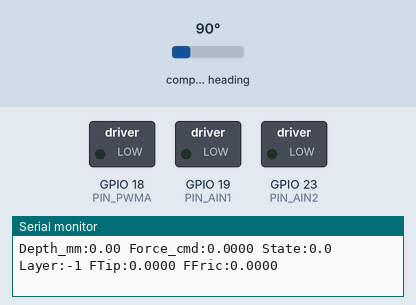
A sketch run on a simulated ESP32. Shown: switched loads named in the sketch (green lamp = pin HIGH), the last lines printed to the serial monitor. Wiring (inferred from the names in the program): AS5600 angle sensor at I2C address 0x36. The test bench sets the inputs (shaded band); at power-on: compass heading 90°.

Above: at 5.7 s.
5.8 s: compass heading set to 180°
At 7.0 s:
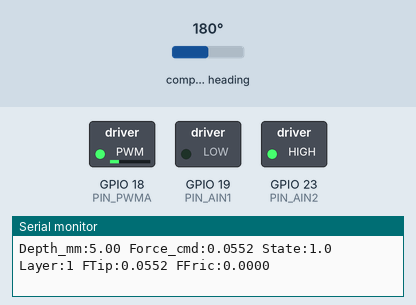
7.3 s: compass heading set to 269°
At 8.2 s:
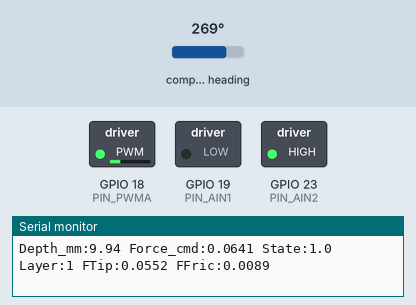
8.8 s: compass heading set to 46°
At 9.4 s:
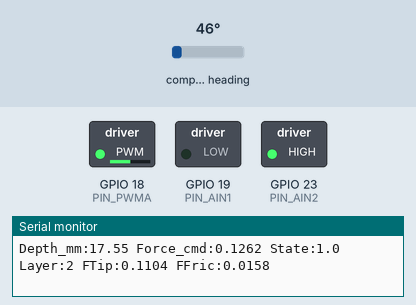
10.3 s: compass heading set to 7°
At 11.5 s:
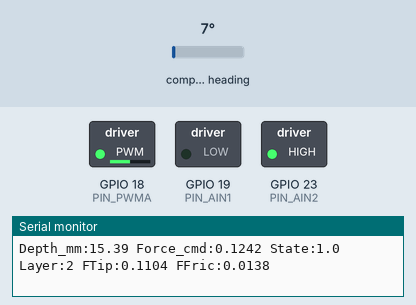
11.8 s: compass heading set to 54°
At 12.8 s:
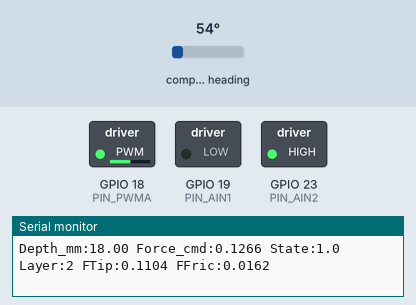
Timing chart, 0 to 14.3 s (numbered marks = the images above; inputs shaded):
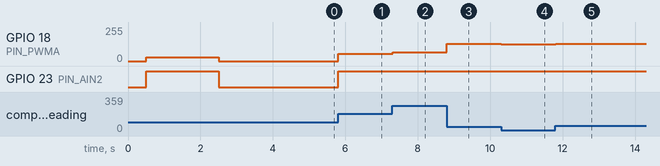

The sketch:

virtual-wall32.ino
```cpp
// ============================================================
// Needle Insertion Haptic Simulation – ESP32 + Haptic Knob
//
// Force model based on:
//   Okamura, Simone & O'Leary (2004)
//     "Force modeling for needle insertion into soft tissue"
//     IEEE Trans. Biomedical Eng. 51(10), pp. 1707–1716
//
//   Contact model: Mahvash & Dupont (2010)
//     Nonlinear spring + Maxwell viscoelastic branch
//     f_tip = a2·δ² + a1·δ + K(δ)·δ_k
//
// Total axial force:  f = f_stiffness + f_cutting + f_friction
// Phases: Pre-rupture → Rupture (pop) → Cutting → Relaxation
// Multi-layer: Skin → Fat → Muscle, each with own parameters
// ============================================================

#include <Arduino.h>
#include "knob.h"

// ==================== UNIT CONVERSION ====================
// 1 full knob rotation (360 deg) maps to 20 mm needle depth
const float DEG_TO_MM = 20.0f / 360.0f;

// ==================== TISSUE LAYER MODEL ====================
struct TissueLayer {
  float depthStartMm;    // cumulative depth where this layer begins
  float thicknessMm;     // layer thickness (mm)

  // Mahvash-Dupont contact model (pre-rupture stiffness)
  //   f_tip = a2·δ² + a1·δ + K(δ)·δ_k
  float a1;              // linear stiffness coefficient
  float a2;              // quadratic stiffness coefficient
  float Kprime;          // Maxwell spring factor: K(δ) = K'·δ
  float tau;             // viscoelastic time constant (s): τ = D'/K'

  // Fracture thresholds
  float Fr;              // rupture force (triggers puncture "pop")
  float Fc;              // cutting force (constant, post-rupture)

  // Runtime state (reset on extraction)
  bool  punctured;
  float deltaK;          // Maxwell damper internal displacement
  float integDeltaK;     // integral of δ_k for Euler update
};

#define NUM_LAYERS 3

TissueLayer layers[NUM_LAYERS] = {
  //                start  thick   a1      a2      K'      τ       Fr     Fc
  /* Skin   */  {   0.0f,  2.0f,  0.08f,  0.12f,  0.20f,  0.04f,  0.55f, 0.08f,  false, 0, 0 },
  /* Fat    */  {   2.0f,  8.0f,  0.012f, 0.002f, 0.03f,  0.10f,  0.22f, 0.06f,  false, 0, 0 },
  /* Muscle */  {  10.0f, 25.0f,  0.018f, 0.004f, 0.06f,  0.06f,  0.35f, 0.12f,  false, 0, 0 },
};

// ==================== SHAFT FRICTION (Coulomb + Viscous) ====================
// Friction increases with insertion depth (more shaft-tissue contact area)
const float MU_SHAFT     = 0.003f;    // Coulomb friction per mm of depth
const float B_VISCOUS    = 0.0015f;   // viscous friction coefficient
const float STICTION_F   = 0.025f;    // static friction (stiction) threshold

// ==================== GLOBAL STATE ====================
float surfaceAngleStartUnwrapped = 0.0f;
bool  isCalibrated = false;

// ==================== CONTACT MODEL ====================
// Mahvash-Dupont discrete update:
//   δ_k(n+1) = [ δ(n+1) − (1/τ)·∫δ_k ] / (1 + Ts/τ)
//   f_tip    = a2·δ² + a1·δ + K'·δ·δ_k
float computeContactForce(TissueLayer& L, float delta, float dt) {
  if (delta <= 0.0f) {
    L.deltaK = 0.0f;
    L.integDeltaK = 0.0f;
    return 0.0f;
  }

  float ratio = dt / L.tau;
  L.deltaK = (delta - L.integDeltaK / L.tau) / (1.0f + ratio);
  L.integDeltaK += L.deltaK * dt;

  float f = L.a2 * delta * delta
          + L.a1 * delta
          + L.Kprime * delta * L.deltaK;

  return (f > 0.0f) ? f : 0.0f;
}

// ==================== FIND ACTIVE LAYER ====================
int findLayerIndex(float depthMm) {
  for (int i = NUM_LAYERS - 1; i >= 0; i--) {
    if (depthMm >= layers[i].depthStartMm) return i;
  }
  return -1;
}

// ==================== RESET ALL LAYERS ====================
void resetLayers() {
  for (int i = 0; i < NUM_LAYERS; i++) {
    layers[i].punctured    = false;
    layers[i].deltaK       = 0.0f;
    layers[i].integDeltaK  = 0.0f;
  }
}

// ==================== SETUP ====================
void setup() {
  Serial.begin(115200);
  delay(500);

  knob_init();

  Serial.println("=== Needle Insertion Simulation ===");
  Serial.println("Model: Okamura (2004) + Mahvash-Dupont contact");
  Serial.println("Layers: Skin / Fat / Muscle");

  delay(2000);

  float dump1, unwrapped, dump2;
  knob_get_status(&dump1, &unwrapped, &dump2);
  surfaceAngleStartUnwrapped = unwrapped;
  isCalibrated = true;
  resetLayers();

  Serial.print("Surface calibrated at: ");
  Serial.println(surfaceAngleStartUnwrapped, 1);
}

// ==================== MAIN LOOP ====================
void loop() {
  if (!isCalibrated) return;

  // ---- Read sensor ----
  float angleWrapped, angleUnwrapped, velocity;
  knob_get_status(&angleWrapped, &angleUnwrapped, &velocity);

  float depth_deg = angleUnwrapped - surfaceAngleStartUnwrapped;
  float depth_mm  = depth_deg * DEG_TO_MM;
  float vel_mm    = velocity  * DEG_TO_MM;     // mm/s
  const float dt  = 0.005f;                     // ~200 Hz

  float f_tip     = 0.0f;
  float f_friction = 0.0f;
  int   stateId   = 0;   // 0 = AIR, 1 = DEFORM (pre-rupture), 2 = CUT
  int   layerIdx  = -1;

  if (depth_mm <= 0.0f) {
    // ======== AIR ========
    stateId = 0;
    resetLayers();

  } else {
    // ======== INSIDE TISSUE ========
    layerIdx = findLayerIndex(depth_mm);
    if (layerIdx < 0) layerIdx = 0;
    TissueLayer& L = layers[layerIdx];

    float localDepth = depth_mm - L.depthStartMm;

    if (L.punctured) {
      // ---- CUTTING PHASE (Phase III) ----
      // Constant tip force: Fc = Rf · wc (fracture toughness × crack width)
      stateId = 2;
      f_tip = L.Fc;

      // Viscoelastic relaxation: when velocity ≈ 0, cutting force decays
      if (fabsf(vel_mm) < 0.3f) {
        float relaxFactor = 0.92f;   // per-sample decay
        f_tip *= relaxFactor;
      }

    } else {
      // ---- DEFORMATION PHASE (Phase I) ----
      // Nonlinear viscoelastic contact model
      stateId = 1;
      f_tip = computeContactForce(L, localDepth, dt);

      // ---- RUPTURE CHECK (Phase II) ----
      // Force drop: Fr → Fc ("pop-through" effect)
      if (f_tip >= L.Fr) {
        L.punctured = true;
        f_tip = L.Fc;
        stateId = 2;
        L.deltaK      = 0.0f;
        L.integDeltaK = 0.0f;
      }
    }

    // ---- SHAFT FRICTION (along entire inserted length) ----
    // Coulomb friction proportional to contact area (≈ depth)
    // Viscous friction proportional to velocity
    float f_coulomb = MU_SHAFT * depth_mm;
    float f_viscous = B_VISCOUS * vel_mm;

    if (fabsf(vel_mm) > 0.5f) {
      // Dynamic friction: Coulomb + viscous, direction opposes velocity
      f_friction = f_coulomb + fabsf(f_viscous);
      if (vel_mm < 0.0f) f_friction = -f_friction;  // extraction direction
    } else {
      // Stiction zone: small resistive force
      f_friction = (f_coulomb < STICTION_F) ? 0.0f : f_coulomb * 0.3f;
    }
  }

  // ---- TOTAL HAPTIC OUTPUT ----
  // Reaction force opposes user motion (negative of computed force)
  float motor_output = -(f_tip + f_friction);

  if (motor_output >  1.0f) motor_output =  1.0f;
  if (motor_output < -1.0f) motor_output = -1.0f;

  knob_set_torque(motor_output);

  // ---- SERIAL OUTPUT (for visualization) ----
  static unsigned long lastPrint = 0;
  if (millis() - lastPrint > 50) {
    lastPrint = millis();
    // Format: Depth_mm:X Force_cmd:Y State:Z Layer:W FTip:A FFric:B
    Serial.print("Depth_mm:");  Serial.print(depth_mm, 2);
    Serial.print(" Force_cmd:"); Serial.print(fabsf(motor_output), 4);
    Serial.print(" State:");     Serial.print(stateId * 0.5f, 1);
    Serial.print(" Layer:");     Serial.print(layerIdx);
    Serial.print(" FTip:");      Serial.print(f_tip, 4);
    Serial.print(" FFric:");     Serial.println(f_friction, 4);
  }

  delay(2);
}
```

knob.cpp
```cpp
#include "knob.h"
#include <Wire.h>
#include <math.h>

// ====== FIXED HARDWARE PINS ======

// ===== MOTOR DRIVER =====
static const uint8_t PIN_PWMA = 18;   // PWM → IO18
static const uint8_t PIN_AIN1 = 19;   // DIR1
static const uint8_t PIN_AIN2 = 23;   // DIR2

// ===== I2C AS5600 =====
static const uint8_t PIN_SDA  = 21;   // SDA
static const uint8_t PIN_SCL  = 22;   // SCL

// ====== AS5600 registers ======
static const byte AS5600_ADDR      = 0x36;
static const byte AS5600_RAW_ANGLE = 0x0C; // high byte, low byte at 0x0D

// ====== Encoder state ======
static uint16_t      g_lastRaw     = 0;
static int32_t       g_accumCounts = 0;      // multi-turn count (for logging)
static unsigned long g_lastMicros  = 0;

static const float COUNTS_TO_DEG = 360.0f / 4096.0f;

// ====== Virtual wall parameters ======
static float g_wallCenterDeg    = 180.0f;  // default center
static float g_wallHalfWidthDeg = 40.0f;   // default ±40° free region
static float g_wallKp           = 0.02f;   // spring strength (cmd / deg)
static float g_wallKd           = 0.002f;  // damping on velocity (cmd / (deg/s))
static float g_wallFriction     = 0.0005f; // viscous friction inside window

// Debug print throttle
static unsigned long g_lastPrintMs = 0;

// ====== Homing parameters ======
static const float HOME_TARGET_DEG   = 180.0f; // where we want to end up
static const float HOME_ANGLE_TOL    = 5.0f;   // deg
static const float HOME_VEL_TOL      = 5.0f;   // deg/s
static const float HOME_KP           = -0.001f; // tuned for your current sign convention (negative)
static const float HOME_MAX_CMD      = 0.03f;   // max |cmd|
static const unsigned long HOME_MAX_MS = 2000;// max homing duration

// ---------- internal helpers ----------

// Read raw 12-bit angle from AS5600
static uint16_t knob_read_raw_angle(void)
{
    Wire.beginTransmission(AS5600_ADDR);
    Wire.write(AS5600_RAW_ANGLE);
    Wire.endTransmission();

    Wire.requestFrom(AS5600_ADDR, (uint8_t)2);
    if (Wire.available() < 2) {
        // fallback: return last good value
        return g_lastRaw;
    }

    uint8_t highByte = Wire.read();
    uint8_t lowByte  = Wire.read();

    uint16_t raw = ((uint16_t)highByte << 8) | lowByte;
    raw &= 0x0FFF;   // 12-bit
    return raw;
}

// cmd in [-1,1], sign = direction, magnitude = PWM fraction
static void knob_drive_motor_command(float cmd)
{
    // clamp
    if (cmd >  1.0f) cmd =  1.0f;
    if (cmd < -1.0f) cmd = -1.0f;

    // deadband: small torque -> stop motor
    if (fabsf(cmd) < 0.02f) {
        digitalWrite(PIN_AIN1, LOW);
        digitalWrite(PIN_AIN2, LOW);
        analogWrite(PIN_PWMA, 0);
        return;
    }

    int pwm = (int)(fabsf(cmd) * 1023.0f);
    if (pwm > 1023) pwm = 1023;

    if (cmd > 0.0f) {
        digitalWrite(PIN_AIN1, HIGH);
        digitalWrite(PIN_AIN2, LOW);
    } else {
        digitalWrite(PIN_AIN1, LOW);
        digitalWrite(PIN_AIN2, HIGH);
    }

    analogWrite(PIN_PWMA, pwm);
}

// Shortest signed difference between angles in degrees: (-180, 180]
static float shortest_deg_diff(float targetDeg, float currentDeg)
{
    float d = targetDeg - currentDeg;
    while (d > 180.0f)  d -= 360.0f;
    while (d < -180.0f) d += 360.0f;
    return d;
}

// Shared encoder step: compute raw, dt, delta, unwrapped angle, velocity.
static void knob_step_encoder(uint16_t* rawOut,
                              float*    angleWrappedDegOut,
                              float*    angleUnwrappedDegOut,
                              float*    velDegPerSecOut)
{
    // 1) Read encoder
    uint16_t raw = knob_read_raw_angle();

    // 2) Time step (seconds)
    unsigned long nowUs = micros();
    float dt = (nowUs - g_lastMicros) / 1e6f;
    if (dt <= 0.0f || dt > 0.1f) {   // guard against weird dt
        dt = 0.01f;
    }
    g_lastMicros = nowUs;

    // 3) Flip-safe delta in counts (signed, -2048..+2047)
    int16_t delta = (int16_t)((raw - g_lastRaw + 2048) & 0x0FFF) - 2048;
    g_lastRaw = raw;

    // 4) Accumulate multi-turn counts & compute angle / velocity
    g_accumCounts += delta;  // can grow positive or negative (for plotting)

    float angle_wrapped_deg   = raw           * COUNTS_TO_DEG;   // 0..360-ish
    float angle_unwrapped_deg = g_accumCounts * COUNTS_TO_DEG;   // multi-turn
    float vel_deg_s           = delta         * COUNTS_TO_DEG / dt;

    if (rawOut)               *rawOut               = raw;
    if (angleWrappedDegOut)   *angleWrappedDegOut   = angle_wrapped_deg;
    if (angleUnwrappedDegOut) *angleUnwrappedDegOut = angle_unwrapped_deg;
    if (velDegPerSecOut)      *velDegPerSecOut      = vel_deg_s;
}

// Simple homing routine: gently move knob toward HOME_TARGET_DEG.
static void knob_home_to_center(void)
{
    Serial.println("Homing to ~center...");

    unsigned long startMs = millis();

    while (millis() - startMs < HOME_MAX_MS) {
        uint16_t raw;
        float angleWrappedDeg;
        float angleUnwrappedDeg;
        float velDegPerSec;

        knob_step_encoder(&raw, &angleWrappedDeg, &angleUnwrappedDeg, &velDegPerSec);

        float errDeg = shortest_deg_diff(HOME_TARGET_DEG, angleWrappedDeg);

        // Check if we're close enough and not moving much
        if (fabsf(errDeg) < HOME_ANGLE_TOL && fabsf(velDegPerSec) < HOME_VEL_TOL) {
            break;
        }

        // PD control toward center (note: HOME_KP, HOME_KD are negative to match your current wiring)
        float cmd = HOME_KP * errDeg;

        // Clamp homing command
        if (cmd >  HOME_MAX_CMD) cmd =  HOME_MAX_CMD;
        if (cmd < -HOME_MAX_CMD) cmd = -HOME_MAX_CMD;

        knob_drive_motor_command(cmd);

        delay(5); // ~200 Hz
    }

    // Stop motor at end of homing
    knob_drive_motor_command(0.0f);

    Serial.println("Homing done.");
}

// ---------- public API ----------

void knob_init(void)
{
    // Motor pins
    pinMode(PIN_PWMA, OUTPUT);
    pinMode(PIN_AIN1, OUTPUT);
    pinMode(PIN_AIN2, OUTPUT);     // 20 kHz PWM

    // I2C for AS5600
    Wire.begin(PIN_SDA, PIN_SCL);

    // Initial encoder read / timing
    uint16_t raw = knob_read_raw_angle();
    g_lastRaw      = raw;
    g_accumCounts  = 0;
    g_lastMicros   = micros();
    g_lastPrintMs  = 0;

    Serial.println("knob_init: AS5600 + TB6612FNG ready (virtual wall mode)");

    // Slowly move knob toward HOME_TARGET_DEG (~180°)
    knob_home_to_center();
}

void knob_set_wall_region_deg(float centerDeg, float halfWidthDeg)
{
    g_wallCenterDeg    = centerDeg;
    g_wallHalfWidthDeg = halfWidthDeg;
}

void knob_set_wall_gains(float kp_wall, float kd_wall, float friction)
{
    g_wallKp       = kp_wall;
    g_wallKd       = kd_wall;
    g_wallFriction = friction;
}

void knob_update_wall(void)
{
    unsigned long nowMs = millis();

    uint16_t raw;
    float angleWrappedDeg;
    float angleUnwrappedDeg;
    float velDegPerSec;

    knob_step_encoder(&raw, &angleWrappedDeg, &angleUnwrappedDeg, &velDegPerSec);

    // Wall edges in wrapped degrees
    float lower = g_wallCenterDeg - g_wallHalfWidthDeg;
    float upper = g_wallCenterDeg + g_wallHalfWidthDeg;

    float cmd = 0.0f;

    if (angleWrappedDeg >= lower && angleWrappedDeg <= upper) {
        // Inside free region:
        // Only friction, so if vel ~ 0, cmd ~ 0 and the motor does NOT move by itself.
        if (fabsf(velDegPerSec) > 1.0f) { // small threshold to avoid chasing noise
            cmd = -g_wallFriction * velDegPerSec;
        } else {
            cmd = 0.0f;
        }
    } else if (angleWrappedDeg > upper) {
        // Beyond upper wall: push back toward upper
        float disp = angleWrappedDeg - upper;    // positive
        cmd = -g_wallKp * disp - g_wallKd * velDegPerSec;
    } else { // angleWrappedDeg < lower
        // Beyond lower wall: push back toward lower
        float disp = angleWrappedDeg - lower;    // negative
        cmd = -g_wallKp * disp - g_wallKd * velDegPerSec;
    }

    knob_drive_motor_command(cmd);

    // Debug print (CSV: raw,wrapped,unwrapped,vel,cmd)
    if (nowMs - g_lastPrintMs > 50) { // 20 Hz print
        g_lastPrintMs = nowMs;
        Serial.print(raw);
        Serial.print(",");
        Serial.print(angleWrappedDeg, 1);
        Serial.print(",");
        Serial.print(angleUnwrappedDeg, 1);
        Serial.print(",");
        Serial.print(velDegPerSec, 2);
        Serial.print(",");
        Serial.println(cmd, 3);
    }

    delay(5); // ~200 Hz loop
}

// ... kode lama ...

// --- IMPLEMENTASI TAMBAHAN ---

void knob_get_status(float* angleWrapped, float* angleUnwrapped, float* velocity)
{
    // Panggil fungsi internal static untuk update data
    knob_step_encoder(NULL, angleWrapped, angleUnwrapped, velocity);
}

void knob_set_torque(float cmd)
{
    // Panggil fungsi internal static untuk drive motor
    knob_drive_motor_command(cmd);
}
```

knob.h
```cpp
#ifndef KNOB_H
#define KNOB_H

#include <Arduino.h>

// Fixed hardware mapping inside knob.cpp:
//   Motor:  PWMA=D5, AIN1=D6, AIN2=D7
//   AS5600: SDA=D2, SCL=D1

// Initialize knob module with fixed hardware mapping.
void knob_init(void);

// Define wall region in degrees (wrapped 0..360).
// Free region is [centerDeg - halfWidthDeg, centerDeg + halfWidthDeg].
void knob_set_wall_region_deg(float centerDeg, float halfWidthDeg);

// Set wall gains:
//   kp_wall:   spring strength (cmd per degree beyond wall)
//   kd_wall:   damping on velocity when against the wall
//   friction:  viscous friction inside free region (cmd per deg/s)
void knob_set_wall_gains(float kp_wall, float kd_wall, float friction);

// Virtual wall update: call this from loop().
void knob_update_wall(void);

// ... kode lama ...

// --- TAMBAHAN BARU UNTUK MODE NEEDLE ---

// Dapatkan data sensor (posisi dan kecepatan) untuk kalkulasi fisika kustom
void knob_get_status(float* angleWrapped, float* angleUnwrapped, float* velocity);

// Kirim perintah torsi langsung (-1.0 sampai 1.0)
void knob_set_torque(float cmd);

#endif // KNOB_H
```

Measured:
- after the input at 5.8 s, GPIO 18 (PIN_PWMA): 0/255 → 56/255 at once; GPIO 23 (PIN_AIN2): LOW → HIGH at once
- after the input at 7.3 s, GPIO 18 (PIN_PWMA): 56/255 → 65/255 at once
- after the input at 8.8 s, GPIO 18 (PIN_PWMA): 65/255 → 129/255 at once
- after the input at 10.3 s, GPIO 18 (PIN_PWMA): 129/255 → 127/255 at once
- after the input at 11.8 s, GPIO 18 (PIN_PWMA): 127/255 → 129/255 at once
